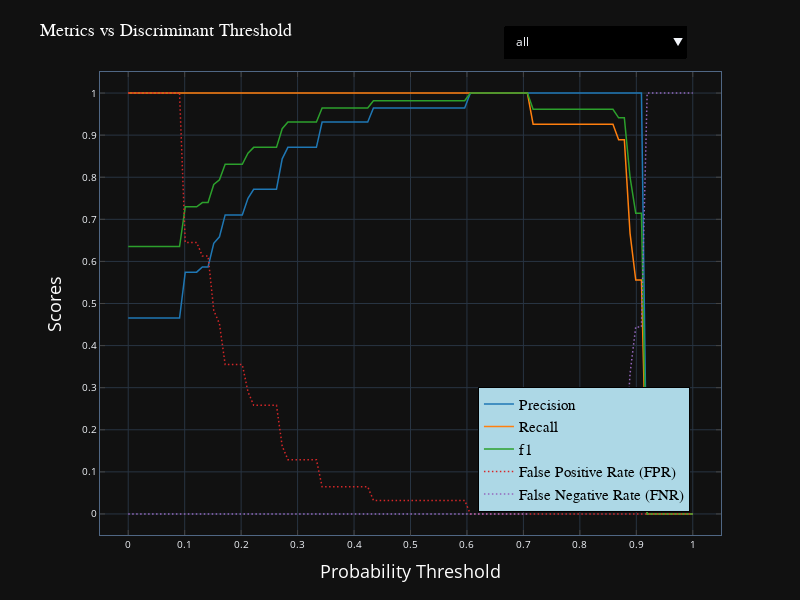

Notebook source saved alongside this figure:
### Code cell
# XGBoost Forest Model
plotly_fig, fig, ax, disc_threshold = plot_threshold(xgboost_best_estimator, X_test, y_test, argmax='f1',
                                title='Metrics vs Discriminant Threshold',
                                fig_size=(8, 6), dpi=100,
                                save_fig_path="model/xgboost_disc_threshold.html")

plotly_fig
